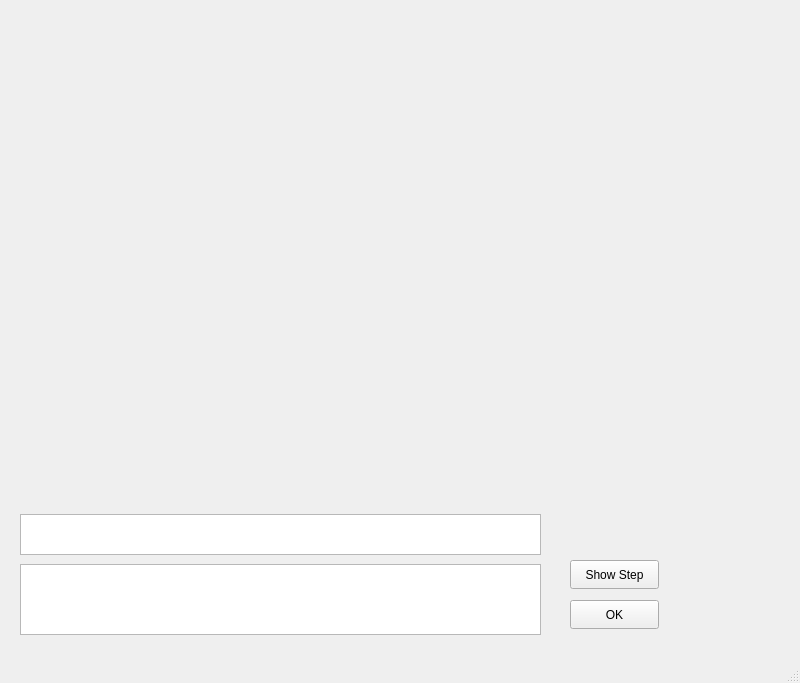
<?xml version="1.0" encoding="UTF-8"?>
<ui version="4.0">
 <class>MainWindow</class>
 <widget class="QMainWindow" name="MainWindow">
  <property name="geometry">
   <rect>
    <x>0</x>
    <y>0</y>
    <width>800</width>
    <height>683</height>
   </rect>
  </property>
  <property name="windowTitle">
   <string>MainWindow</string>
  </property>
  <widget class="QWidget" name="centralwidget">
   <widget class="QTextEdit" name="textEdit">
    <property name="geometry">
     <rect>
      <x>20</x>
      <y>564</y>
      <width>521</width>
      <height>71</height>
     </rect>
    </property>
   </widget>
   <widget class="QPushButton" name="okButton">
    <property name="geometry">
     <rect>
      <x>570</x>
      <y>600</y>
      <width>89</width>
      <height>29</height>
     </rect>
    </property>
    <property name="text">
     <string>OK</string>
    </property>
   </widget>
   <widget class="QTextEdit" name="nodeEdit">
    <property name="geometry">
     <rect>
      <x>20</x>
      <y>514</y>
      <width>521</width>
      <height>41</height>
     </rect>
    </property>
   </widget>
   <widget class="QPushButton" name="showButton">
    <property name="geometry">
     <rect>
      <x>570</x>
      <y>560</y>
      <width>89</width>
      <height>29</height>
     </rect>
    </property>
    <property name="text">
     <string>Show Step</string>
    </property>
   </widget>
  </widget>
  <widget class="QMenuBar" name="menubar">
   <property name="geometry">
    <rect>
     <x>0</x>
     <y>0</y>
     <width>800</width>
     <height>21</height>
    </rect>
   </property>
  </widget>
  <widget class="QStatusBar" name="statusbar"/>
 </widget>
 <resources/>
 <connections/>
</ui>
